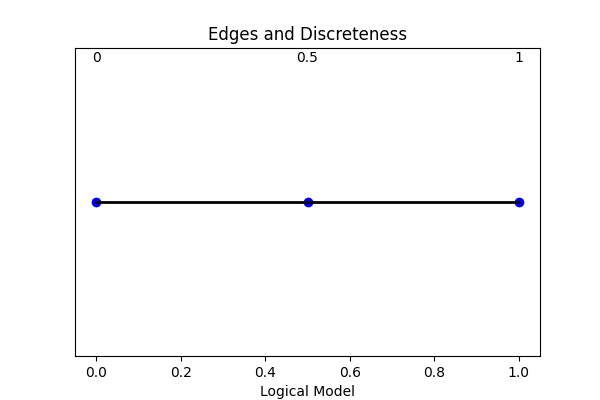

This figure's Python source:
import matplotlib.pyplot as plt

# Plot edges and discreteness
plt.figure(figsize=(6, 4))
plt.plot([0, 1], [0, 0], 'k-', linewidth=2)
plt.scatter([0, 0.5, 1], [0, 0, 0], color='blue')
plt.text(0, 0.05, '0', ha='center')
plt.text(1, 0.05, '1', ha='center')
plt.text(0.5, 0.05, '0.5', ha='center')
plt.title('Edges and Discreteness')
plt.xlabel('Logical Model')
plt.yticks([])
plt.savefig('edges.png')
plt.show()
